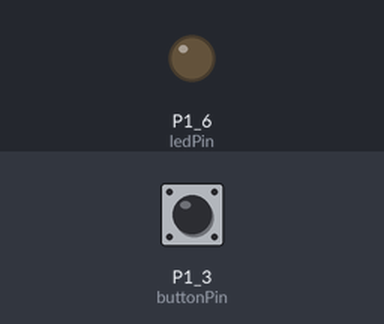
A sketch run on a simulated TI MSP430 LaunchPad. On the bench: output pins drawn as LEDs (lit = HIGH). Inputs (shaded band) come from the test bench; at power-on: P1_3 (buttonPin) HIGH.

Above: at 1.2 s.
1.3 s: P1_3 (buttonPin) pulled LOW for 3.2 s
At 5.5 s:
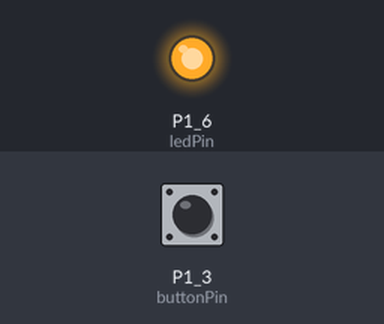
6.0 s: P1_3 (buttonPin) pulled LOW for 0.15 s
At 6.8 s:
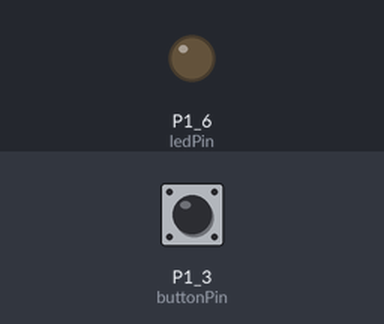
Timing chart, 0 to 9.0 s (numbered marks = the images above; inputs shaded):
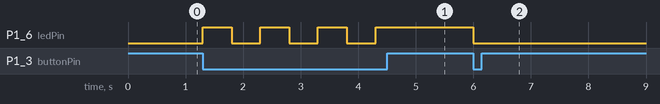

Measured:
- after the input at 1.3 s, P1_6 (ledPin): alternates HIGH for 0.50 s and LOW for 0.50 s, 7 changes in all, then stays HIGH, starting at once
- after the input at 6.0 s, P1_6 (ledPin): HIGH → LOW at once

The sketch:

Lab1_2e.ino
```cpp
/*
  Resolution for Lab 1, 2.e) for the
 Energia workshop with Educational Boosterpack Mk II by Luís Afonso

 Edited "button" example in Energia.
 Made in 19/12/2015 by Luís Afonso
 */

// constants won't change. They're used here to
// set pin numbers:
const int buttonPin = PUSH2;     // the number of the pushbutton pin
const int ledPin =  GREEN_LED;      // the number of the LED pin

// variables will change:
int buttonState = 0;         // variable for reading the pushbutton status
int LEDState = 0;  //ADDED - create LEDState variable to control the LED.

void setup() {
  // initialize the LED pin as an output:
  pinMode(ledPin, OUTPUT);
  // initialize the pushbutton pin as an input:
  pinMode(buttonPin, INPUT_PULLUP);
}

void loop(){
  // read the state of the pushbutton value:
  buttonState = digitalRead(buttonPin);

  /* Wait for the button to be pressed */
  while(buttonState != LOW){
    buttonState = digitalRead(buttonPin);
  }

  /* Use a XOR to invert the variable value
  1^1 = 0 and 0^1 = 1 */
  LEDState ^= 1;
  /* Use "LEDState" to control the LED state */
  digitalWrite(ledPin, LEDState);

  /*
   This delay is to avoid "bouncing"
   The button keeps "micro-bouncing" after you let it go
  these bounces are very short and can be enough to be seen as a press, it
  actually oscilates between "pressed" and "not pressed" multiple times.
    The MCU is so fast that it can pick up the really fast and short bounces.
    So the delay purpose is to wait for the button to stabilize before making another
  reading. This is the simplest "debouncing" technique and it blocks the code execution (bad)
  */
  delay(500);
}
```
